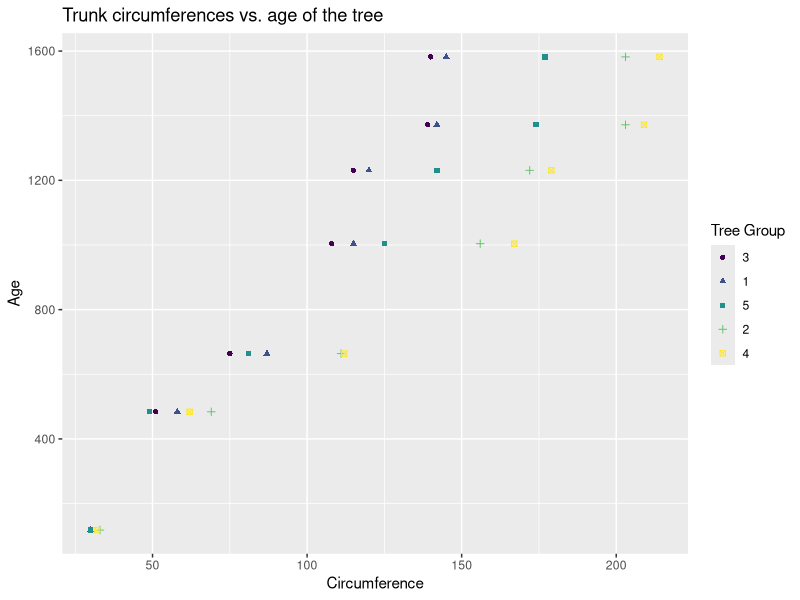
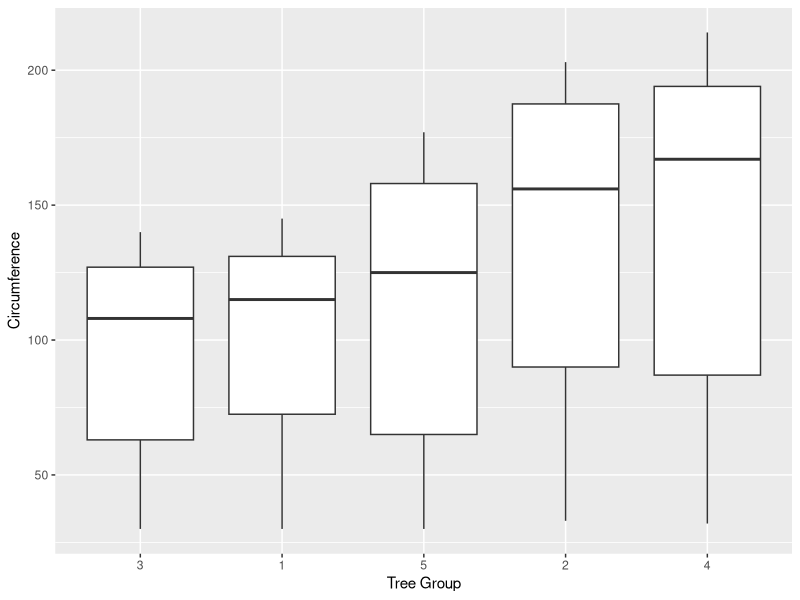

Write R code to recreate these figures, in order.
## ---- chunk 1
knitr::opts_chunk$set(echo = TRUE)
## ---- chunk 2
installLibrariesOnDemand <- function (packages)
{
  cat("Installing required libraries on demand:", packages , "\n")
  new.packages <- packages[!(packages %in% installed.packages()[,"Package"])]
  if(length(new.packages)) install.packages(new.packages)
  cat("Missing libraries installation is complete.", "\n")
}
installLibrariesOnDemand(c("ggplot2"))
library(ggplot2)

data("Orange")
## ---- chunk 3
means <-tapply(Orange$circumference, Orange$Tree, FUN=mean)
print(means)
medians<- tapply(Orange$circumference, Orange$Tree, FUN=median)
print(medians)
## ---- chunk 4
scatterPlot <- ggplot(Orange,aes(Orange$circumference, Orange$age, color= Orange$Tree, shape= Orange$Tree)) + 
  geom_point() + labs(x = "Circumference") + labs(y = "Age") + labs(shape = "Tree Group")  + labs(color = "Tree Group") +
 labs(title = "Trunk circumferences vs. age of the tree")
print(scatterPlot)
## ---- chunk 5
box <- ggplot(Orange, aes( Orange$Tree, Orange$circumference)) + geom_boxplot() + labs(y = "Circumference") + labs(x = "Tree Group")
print(box)
